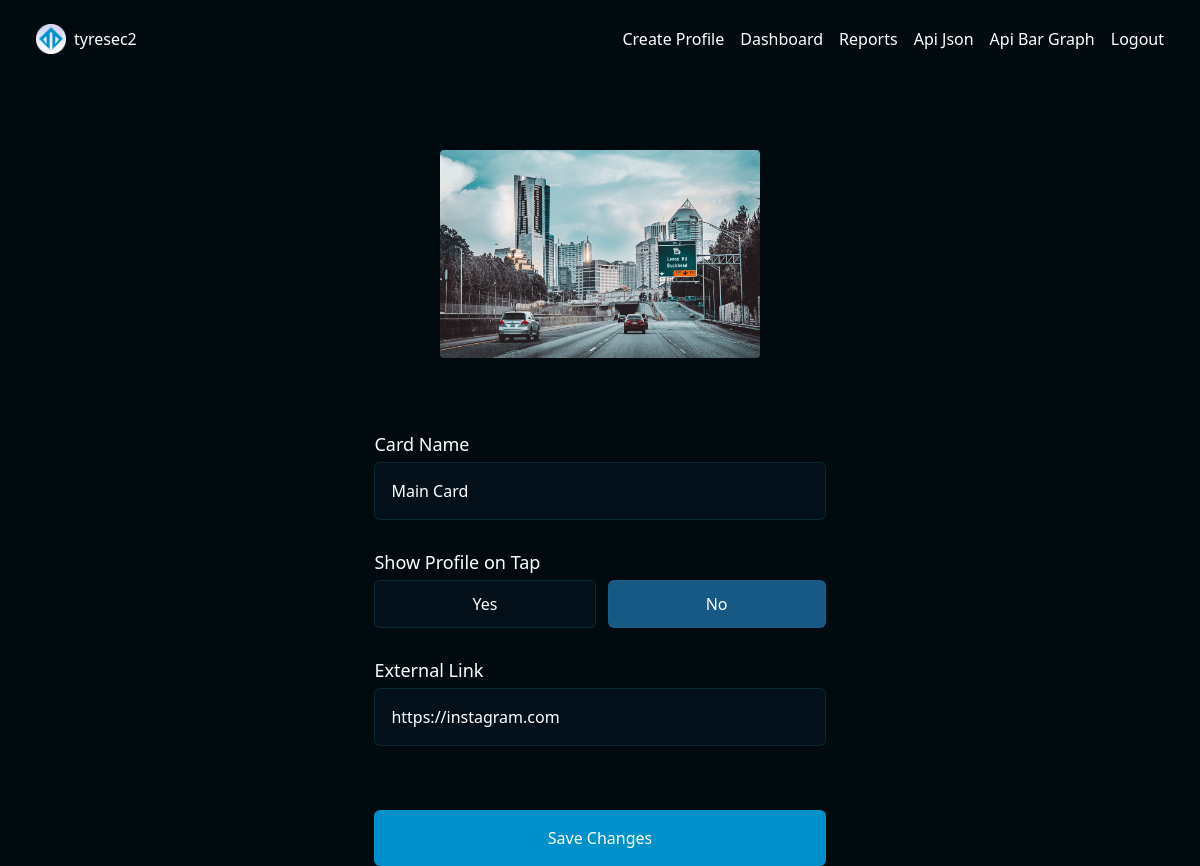
The app's page /card/NRKTF72/fbv-update/ (signed in) with its own data.
### cardManager/models.py (models this page shows, shortened)
class Card(models.Model):
	card_id = models.AutoField(primary_key=True)
	token = models.CharField(max_length=7, default=gen_token, blank=False,null=False, unique=True)
	owner = models.ForeignKey(Owner, on_delete=models.PROTECT, related_name='cards',null=True, blank=True)
	alias = models.CharField(max_length=60, blank=True)
	show_profile = models.BooleanField(default=False)
	reroute_url = models.URLField(max_length=200, blank=True)
	design = models.ForeignKey(Design, on_delete=models.PROTECT, related_name='cards', null=False, blank=False)
	class Meta:
		constraints = [
			UniqueConstraint(fields=['owner','alias'], name='unique_card_alias')
		]

class Design(models.Model):
	design_id = models.AutoField(primary_key=True)
	name = models.CharField(blank=False, null=False, max_length=50)
	front_design = models.ImageField(upload_to='cardDesigns/', blank=True)

### cardManager/views.py (the view, shortened to what this page needs)
# urls.py: path('card/<str:card_token>/fbv-update/', views.card_update, name='card_update_view'),
@login_required(login_url='login_view')
def card_update(request, card_token):
	card = get_object_or_404(Card, token=card_token)
	initial_alias = card.alias
	if request.method == "GET":
		form = CardForm(instance=card)
		hide_redirect_div = card.show_profile
	return render(request, 'cardManager/card_update.html', {'form': form, 'card': card, 'hide_redirect_div': hide_redirect_div})

### cardManager/forms.py (shortened to what this page needs)
class CardForm(forms.ModelForm):
	class Meta:
		model = Card
		exclude = ['token','owner','design']

### cardManager/templates/cardManager/card_update.html (shortened to what this page needs)
{% extends 'cardManager/base.html' %}
{% load static %}
{% block hero_header %}
<div class="flex flex-row justify-center gap-2">
	<img
		class="w-[16rem] h-[10rem] rounded-sm md:w-[20rem] md:h-[13rem]"
		src="{{ card.design.front_design.url }}"
	/>
</div>
{% endblock %}
{% block content %}
	<form method="post" class="flex m-auto flex-col gap-7 md:w-3/4 lg:w-2/5">
		<div class="flex flex-col gap-1">
	    	<label for="id_alias" class="text-bold text-lg">Card Name</label>
	    	<input
		    	type="text"
		    	class="bg-[var(--color-input-bkg)] border-solid border-[1px] border-[var(--color-input-border)] rounded-md p-4"
		    	placeholder="ex: Main Card"
		    	id="id_alias"
		    	name="alias"
		    	maxlength="{{ form.fields.alias.max_length }}"
		    	{% if card.alias %} value="{{ card.alias }}" {% endif %}
		    	required
	    	/>
    	</div>
    	<div class="flex flex-col gap-1">
	    	<label for="id_show_profile" class="text-bold text-lg">Show Profile on Tap</label>
	    	<div class="flex flex-row gap-3">
		    	<input
		    		type="radio"
		    		onclick="toggleRedirectDiv(this.id)"
			    	class="bg-[var(--color-input-bkg)] border-solid border-[1px] border-[var(--color-input-border)] rounded-md"
			    	value="True"
			    	id="yes"
			    	name="show_profile"
			    >
		    	<input type="radio" onclick="toggleRedirectDiv(this.id)" class="bg-[var(--color-input-bkg)] border-solid border-[1px] border-[var(--color-input-border)] rounded-md"  value="False" id="no" name="show_profile" {% if not hide_redirect_div and not form.cleaned_data.show_profile %} checked {% endif %}>
	    	</div>
    	</div>
    	<div class="flex flex-col gap-1 dimmable {% if hide_redirect_div %} dim-out {% endif %}" id="redirectDiv">
	    	<label for="id_reroute_url" class="text-bold text-lg">External Link</label>
	    	<input
		    	type="url"
		    	class="bg-[var(--color-input-bkg)] border-solid border-[1px] border-[var(--color-input-border)] rounded-md p-4"
		    	placeholder="ex: https://instagram.com"
		    	id="id_reroute_url"
		    	name="reroute_url"
		    	maxlength="{{ form.fields.reroute_url.max_length }}"
		    	{% if form.data.reroute_url %} value="{{ form.data.reroute_url }}"
		    	{% elif card.reroute_url %} value="{{ card.reroute_url }}" {% endif %}
	    	/>
    	</div>
		<input class="bg-[var(--color-main)] rounded-md py-4 mt-9" type="submit" value="Save Changes">
	</form>
{% endblock %}

### cardManager/templates/cardManager/base.html (shortened to what this page needs)
{% load static %}
{% now "U" as tz %}
<!DOCTYPE html>
<html lang="en">
<head>
	<link rel="stylesheet" href="https://cdn.jsdelivr.net/npm/@fortawesome/fontawesome-free@6.6.0/css/fontawesome.min.css">
	<link rel="stylesheet" href="{% static "css/base.css" %}?v={{ tz }}">
	<link rel="stylesheet" href="{% static "css/cards.css" %}?v={{ tz }}">
	<link rel="stylesheet" href="{% static "css/forms.css" %}?v={{ tz }}">
	<script src="https://cdn.jsdelivr.net/npm/@tailwindcss/browser@4"></script>
</head>
<body class="min-h-[100vh] bkg-gradient text-white">
	<nav class="w-[100vw] py-6 px-9 flex justify-between items-center">
		<div class="flex gap-2 items-center" name="icon-and-navbar-header">
			<img src="{% static 'imgs/logo.png' %}" alt="" class="w-[30px] h-[30px] rounded">
			{% if request.user.is_authenticated %}
				<a href="{% url 'dashboard_view' %}" class="text-white">
					<span>{{ request.user }}</span>
				</a>
			{% else %}
				<a href="{% url 'homepage_view' %}" class="text-white">
					<span>TC Digital</span>
				</a>
			{% endif %}
		</div>
		<div class="flex gap-4" name="navbar-links">
			{% if request.user.is_authenticated %}
	            {% if user.profile %}
	           		<a href="{{ user.profile.get_absolute_url }}">
	            		View my Profile
	            	</a>
	            	<a href="{{ user.profile.get_update_url }}">
	            		Edit Profile
	            	</a>
	            {% else %}
	            	<a href="{% url 'profile_create_view' %}">Create Profile</a>
	            {% endif %}
		        <a href="{% url 'dashboard_view' %}">Dashboard</a>
		        <a href="{% url 'stats_view' %}">Reports</a>
		        <a href="{% url 'api_daily_usage_view' %}">Api Json</a>
		        <a href="{% url 'daily_usage_graph_png_view' %}">Api Bar Graph</a>
		        <form action="{% url 'logout_view' %}" method="post">
		        	<input type="submit" value="Logout"/>
		        </form>
	        {% else %}
	        	<a href="{% url 'login_view' %}">Login</a>
	        	<a href="{% url 'signup_view' %}">Create Account</a>
	        {% endif %}
	    </div>
	</nav>
	<div class="w-full py-18 px-6">
		{% block hero_header %}
		{% endblock %}
	</div>
	<div class="@container px-9">
		{% block content %}
		{% endblock %}
	</div>
</body>
</html>

### static/css/base.css (style rules this page uses)
:root { --color-main:#0091CA; --color-main-dark:#010a0e; --color-secondary:; --color-secondary-dark:; --color-input-bkg:#081b2b66; --color-danger:red; --color-input-border:#1f719340; --color-contrast-container:#151c3057; --color-bkg:#010a0e; --color-bkg-transparent:#010a0ebb; }
.bkg-gradient { background:var(--color-bkg); }

### static/css/forms.css (style rules this page uses)
input::placeholder { color: grey; font-style: italic; }
form div.dimmable { opacity: 1; transition: opacity 0.2s linear; }

### records on screen
Card: design.front_design (picture), alias "Main Card", reroute_url "https://instagram.com"

### other values on screen
{{ request.user }} "tyresec2"
